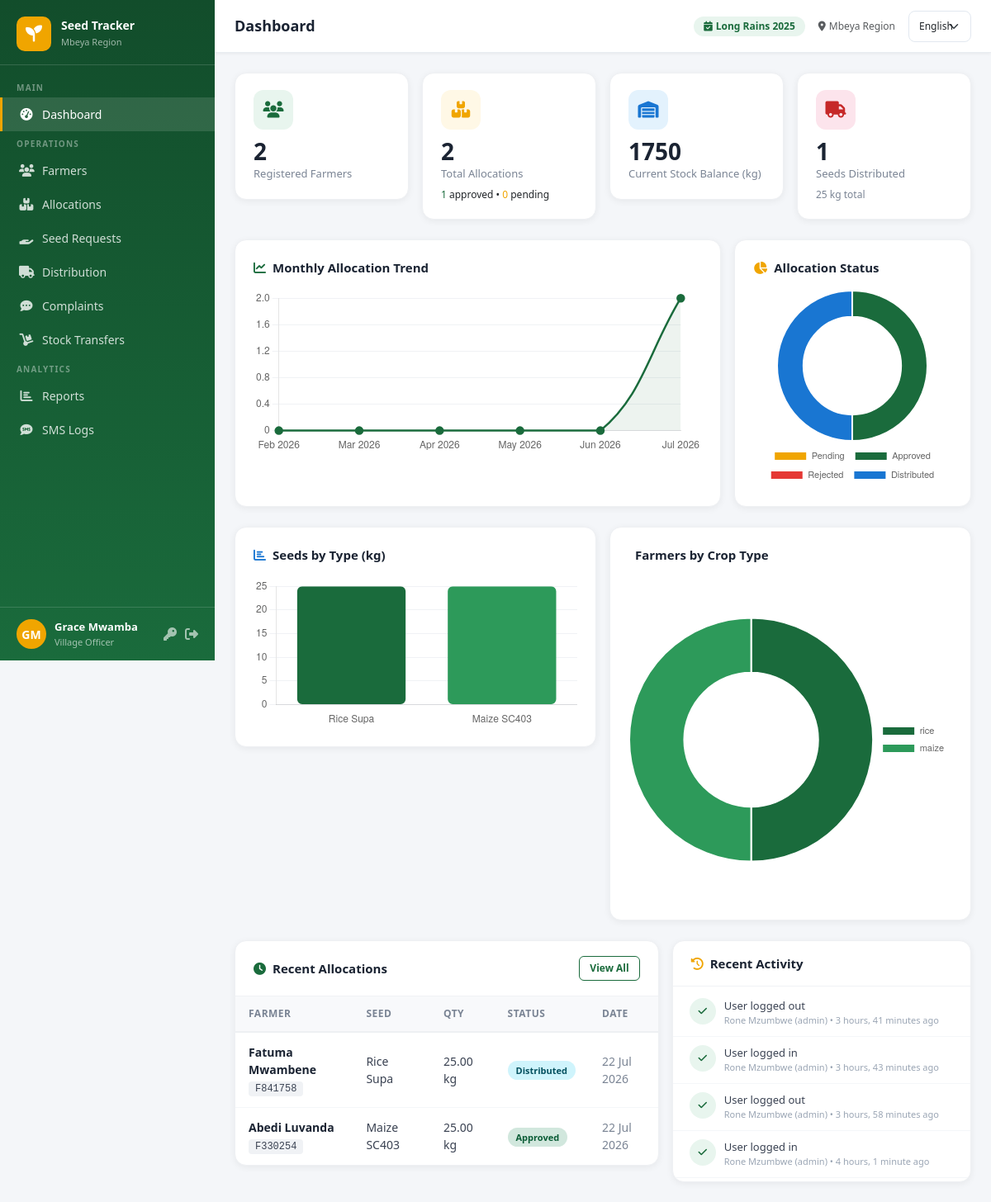
/dashboard/ (signed in), run on an earlier commit of the app's database.
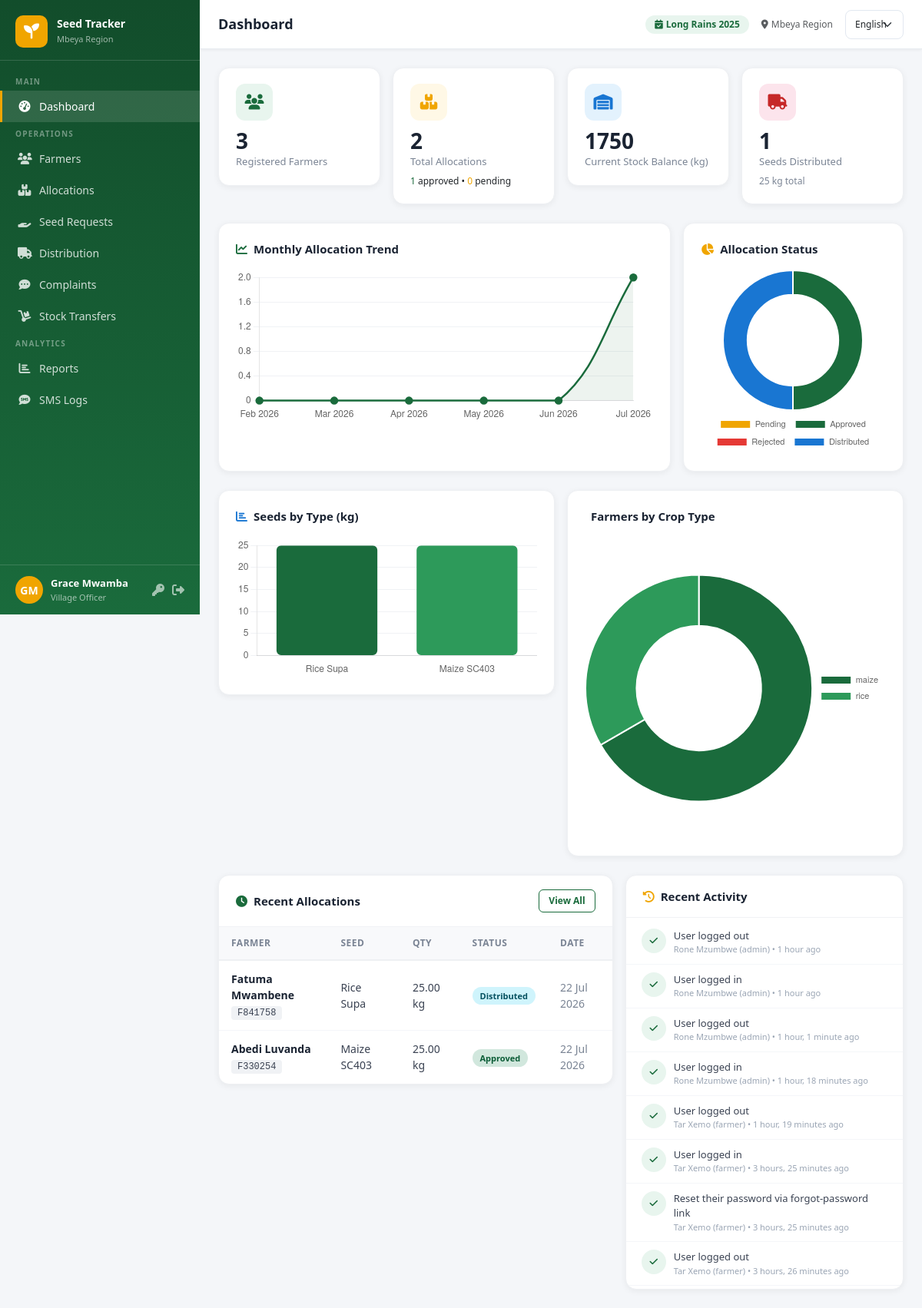
And on a later commit of the database.
### core/models.py (models this page shows, shortened)
class SeedAllocation(models.Model):
    STATUS_CHOICES = [
        ('pending',_('Pending')),('approved',_('Approved')),
        ('rejected',_('Rejected')),('distributed',_('Distributed')),
    ]
    farmer = models.ForeignKey(Farmer, on_delete=models.CASCADE, related_name='allocations')
    seed_type = models.ForeignKey(SeedType, on_delete=models.CASCADE)
    season = models.ForeignKey(FarmingSeasons, on_delete=models.CASCADE)
    quantity_allocated = models.DecimalField(max_digits=10, decimal_places=2)
    status = models.CharField(max_length=20, choices=STATUS_CHOICES, default='pending')
    collection_date = models.DateField(null=True, blank=True)
    collection_location = models.CharField(max_length=200, blank=True)
    requested_by = models.ForeignKey(CustomUser, on_delete=models.SET_NULL, null=True, related_name='requests')
    approved_by = models.ForeignKey(CustomUser, on_delete=models.SET_NULL, null=True, blank=True, related_name='approvals')
    rejection_reason = models.TextField(blank=True)
    sms_sent = models.BooleanField(default=False)
    notes = models.TextField(blank=True)
    created_at = models.DateTimeField(auto_now_add=True)
    updated_at = models.DateTimeField(auto_now=True)
    class Meta:
        unique_together = ('farmer', 'seed_type', 'season')

class Farmer(models.Model):
    STATUS_CHOICES = [('active',_('Active')),('inactive',_('Inactive')),('pending',_('Pending'))]
    farmer_id = models.CharField(max_length=20, unique=True, blank=True)
    first_name = models.CharField(max_length=100)
    last_name = models.CharField(max_length=100)
    phone_number = models.CharField(max_length=20)
    village = models.ForeignKey(Village, on_delete=models.CASCADE, related_name='farmers')
    farm_location = models.CharField(max_length=200, blank=True)
    farm_size = models.DecimalField(max_digits=8, decimal_places=2, null=True, blank=True, help_text='Acres')
    crop_type = models.CharField(max_length=50, choices=CROP_CHOICES, default='maize')
    national_id = models.CharField(max_length=30, blank=True)
    status = models.CharField(max_length=20, choices=STATUS_CHOICES, default='active')
    registered_by = models.ForeignKey(CustomUser, on_delete=models.SET_NULL, null=True, related_name='registered_farmers')
    user = models.OneToOneField(CustomUser, on_delete=models.CASCADE, null=True, blank=True, related_name='farmer_profile')
    created_at = models.DateTimeField(auto_now_add=True)
    updated_at = models.DateTimeField(auto_now=True)
    @property
    def full_name(self): return f"{self.first_name} {self.last_name}"

class SeedType(models.Model):
    name = models.CharField(max_length=100, unique=True)
    description = models.TextField(blank=True)
    unit = models.CharField(max_length=30, default='kg')
    created_at = models.DateTimeField(auto_now_add=True)

class ActivityLog(models.Model):
    user = models.ForeignKey(CustomUser, on_delete=models.SET_NULL, null=True)
    action = models.CharField(max_length=200)
    model_name = models.CharField(max_length=50, blank=True)
    object_id = models.PositiveIntegerField(null=True, blank=True)
    details = models.TextField(blank=True)
    ip_address = models.GenericIPAddressField(null=True, blank=True)
    created_at = models.DateTimeField(auto_now_add=True)

class CustomUser(AbstractUser):
    ROLE_CHOICES = [
        ('admin', _('System Administrator')),
        ('regional', _('Regional Officer')),
        ('district', _('District Officer')),
        ('ward', _('Ward Officer')),
        ('village', _('Village Officer')),
        ('extension', _('Agricultural Extension Officer (Bwana Shamba)')),
        ('farmer', _('Farmer (Mkulima)')),
    ]
    role = models.CharField(max_length=20, choices=ROLE_CHOICES, default='village')
    region = models.ForeignKey(Region, on_delete=models.SET_NULL, null=True, blank=True)
    district = models.ForeignKey(District, on_delete=models.SET_NULL, null=True, blank=True)
    ward = models.ForeignKey(Ward, on_delete=models.SET_NULL, null=True, blank=True)
    village = models.ForeignKey(Village, on_delete=models.SET_NULL, null=True, blank=True)
    phone = models.CharField(max_length=20, blank=True)
    def __str__(self): return f"{self.get_full_name()} ({self.role})"

### core/views.py (the view)
# urls.py: path('dashboard/', views.dashboard, name='dashboard'),
@login_required
def dashboard(request):
    user = request.user
    if user.role == 'farmer':
        return redirect('farmer_dashboard')
    ctx = {}
    farmers_qs = Farmer.objects.all()
    alloc_qs = SeedAllocation.objects.all()
    dist_qs = Distribution.objects.all()
    inv_qs = SeedInventory.objects.all()
    if user.role == 'village':
        farmers_qs = farmers_qs.filter(village=user.village)
        alloc_qs = alloc_qs.filter(farmer__village=user.village)
        dist_qs = dist_qs.filter(allocation__farmer__village=user.village)
        ctx['pending_fulfillments'] = SeedRequest.objects.filter(farmer__village=user.village, status='verified').count()
    elif user.role in ('ward', 'extension'):
        farmers_qs = farmers_qs.filter(village__ward=user.ward)
        alloc_qs = alloc_qs.filter(farmer__village__ward=user.ward)
        dist_qs = dist_qs.filter(allocation__farmer__village__ward=user.ward)
    elif user.role == 'district':
        farmers_qs = farmers_qs.filter(village__ward__district=user.district)
        alloc_qs = alloc_qs.filter(farmer__village__ward__district=user.district)
        dist_qs = dist_qs.filter(allocation__farmer__village__ward__district=user.district)
    elif user.role == 'regional':
        farmers_qs = farmers_qs.filter(village__ward__district__region=user.region)
        alloc_qs = alloc_qs.filter(farmer__village__ward__district__region=user.region)
        dist_qs = dist_qs.filter(allocation__farmer__village__ward__district__region=user.region)
        inv_qs = inv_qs.filter(region=user.region)
    ctx['total_farmers'] = farmers_qs.count()
    ctx['total_allocations'] = alloc_qs.count()
    ctx['approved_allocations'] = alloc_qs.filter(status='approved').count()
    ctx['pending_allocations'] = alloc_qs.filter(status='pending').count()
    ctx['distributed'] = dist_qs.count()
    if user.role in ('district', 'ward', 'village'):
        ctx['total_seeds_received'] = total_balance_for_user(user)
        ctx['stock_label'] = _('Current Stock Balance (kg)')
    elif user.role == 'extension':
        ctx['total_seeds_received'] = SeedRequest.objects.filter(farmer__village__ward=user.ward, status='submitted').count()
        ctx['stock_label'] = _('Pending Seed Requests')
    else:
        ctx['total_seeds_received'] = inv_qs.aggregate(t=Sum('quantity'))['t'] or 0
        ctx['stock_label'] = _('Total Seeds Received (kg)')
    ctx['total_seeds_distributed'] = dist_qs.aggregate(t=Sum('quantity_distributed'))['t'] or 0
    seed_alloc = alloc_qs.filter(status__in=['approved','distributed']).values('seed_type__name').annotate(total=Sum('quantity_allocated')).order_by('-total')[:8]
    ctx['seed_alloc_labels'] = json.dumps([x['seed_type__name'] for x in seed_alloc])
    ctx['seed_alloc_data'] = json.dumps([float(x['total']) for x in seed_alloc])
    months = []
    month_counts = []
    for i in range(5, -1, -1):
        d = timezone.now() - timedelta(days=30*i)
        count = alloc_qs.filter(created_at__year=d.year, created_at__month=d.month).count()
        months.append(d.strftime('%b %Y'))
        month_counts.append(count)
    ctx['month_labels'] = json.dumps(months)
    ctx['month_counts'] = json.dumps(month_counts)
    crops = farmers_qs.values('crop_type').annotate(cnt=Count('id')).order_by('-cnt')
    ctx['crop_labels'] = json.dumps([x['crop_type'] for x in crops])
    ctx['crop_data'] = json.dumps([x['cnt'] for x in crops])
    statuses = alloc_qs.values('status').annotate(cnt=Count('id'))
    status_map = {x['status']: x['cnt'] for x in statuses}
    ctx['status_data'] = json.dumps([
        status_map.get('pending',0), status_map.get('approved',0),
        status_map.get('rejected',0), status_map.get('distributed',0)
    ])
    ctx['recent_activities'] = ActivityLog.objects.order_by('-created_at')[:8]
    ctx['recent_allocations'] = alloc_qs.order_by('-created_at')[:5]
    active_season = FarmingSeasons.objects.filter(is_active=True).first()
    ctx['active_season'] = active_season
    return render(request, 'core/dashboard.html', ctx)

### core/stock.py (called while the page is built)
def _sum(qs, field):
    return qs.aggregate(t=Sum(field))['t'] or Decimal('0')

def village_received(seed_type, village):
    if village is None:
        return Decimal('0')
    return _sum(StockTransfer.objects.filter(seed_type=seed_type, level='ward_to_village', to_village=village, status='approved'), 'quantity')

def village_balance(seed_type, village):
    if village is None:
        return Decimal('0')
    allocated = _sum(SeedAllocation.objects.filter(seed_type=seed_type, farmer__village=village, status__in=ALLOCATION_RESERVED_STATUSES), 'quantity_allocated')
    return village_received(seed_type, village) - allocated

def balance_for_user(seed_type, user):
    fn = BALANCE_FN_BY_ROLE.get(user.role)
    return fn(seed_type, user) if fn else Decimal('0')

def total_balance_for_user(user):
    return sum((balance_for_user(st, user) for st in SeedType.objects.all()), Decimal('0'))

### templates/core/dashboard.html (shortened to what the changed rows need)
{% extends 'base.html' %}
{% load i18n %}
{% block page_title %}{% trans "Dashboard" %}{% endblock %}
{% block content %}
<div class="row g-3 mb-4">
  <div class="col-sm-6 col-xl-3">
    <div class="stat-card">
      <div class="stat-icon" style="background:#e8f5ee;color:#1a6b3c"><i class="fas fa-users"></i></div>
      <div class="stat-value">{{ total_farmers }}</div>
      <div class="stat-label">{% trans "Registered Farmers" %}</div>
    </div>
  </div>
</div>
<div class="row g-3 mb-4">
  <div class="col-lg-6">
    <div class="chart-card">
      <div class="chart-title">{% trans "Farmers by Crop Type" %}</div>
      <canvas id="cropChart" height="140"></canvas>
    </div>
  </div>
</div>
<div class="row g-3">
  <div class="col-lg-7">
    <div class="table-card">
      <div class="table-responsive">
        <table class="data-table">
          <thead><tr><th>{% trans "Farmer" %}</th><th>{% trans "Seed" %}</th><th>{% trans "Qty" %}</th><th>{% trans "Status" %}</th><th>{% trans "Date" %}</th></tr></thead>
          <tbody>
            {% for a in recent_allocations %}
            <tr>
              <td>
                <a href="{% url 'allocation_detail' a.pk %}" style="text-decoration:none;color:#1a2332;font-weight:600">{{ a.farmer.full_name }}</a>
                <br><span class="farmer-id">{{ a.farmer.farmer_id }}</span>
              </td>
              <td>{{ a.seed_type.name }}</td>
              <td>{{ a.quantity_allocated }} {{ a.seed_type.unit }}</td>
              <td><span class="badge-status badge-{{ a.status }}">{{ a.get_status_display }}</span></td>
              <td style="color:#7a8494">{{ a.created_at|date:"d M Y" }}</td>
            </tr>
            {% empty %}
            <tr><td colspan="5" class="text-center text-muted py-4">{% trans "No allocations yet" %}</td></tr>
            {% endfor %}
          </tbody>
        </table>
      </div>
    </div>
  </div>
  <div class="col-lg-5">
    <div class="table-card">
      <div style="padding: 4px 0;">
        {% for log in recent_activities %}
        <div style="padding: 10px 20px; border-bottom: 1px solid #f4f6f9; display:flex; gap:10px; align-items:flex-start;">
          <div style="width:32px;height:32px;border-radius:50%;background:#e8f5ee;display:flex;align-items:center;justify-content:center;flex-shrink:0;">
            <i class="fas fa-check" style="color:#1a6b3c;font-size:12px"></i>
          </div>
          <div>
            <div style="font-size:13px;color:#3a4252">{{ log.action }}</div>
            <div style="font-size:11px;color:#9aa5b4">{{ log.user }} &bull; {{ log.created_at|timesince }} ago</div>
          </div>
        </div>
        {% empty %}
        <div class="text-center text-muted py-4">{% trans "No activity yet" %}</div>
        {% endfor %}
      </div>
    </div>
  </div>
</div>
{% endblock %}
{% block extra_js %}
<script>
const GREEN = '#1a6b3c', AMBER = '#f0a500', BLUE = '#1976d2', RED = '#e53935';
const COLORS = [GREEN,'#2d9a5a','#43c278','#78d9a2',AMBER,'#f8c842',BLUE,'#64b5f6'];
// Month chart
new Chart(document.getElementById('monthChart'), {
  type: 'line',
  data: {
    labels: {{ month_labels|safe }},
    datasets: [{ label: 'Allocations', data: {{ month_counts|safe }},
      borderColor: GREEN, backgroundColor: 'rgba(26,107,60,.08)',
      borderWidth: 2.5, pointBackgroundColor: GREEN, pointRadius: 4, fill: true, tension: .4 }]
  },
  options: { plugins: { legend: { display: false }}, scales: { y: { beginAtZero: true, grid: { color: '#f0f2f5' }}, x: { grid: { display: false }}}}
});
// Status donut
new Chart(document.getElementById('statusChart'), {
  type: 'doughnut',
  data: {
    labels: ['Pending','Approved','Rejected','Distributed'],
    datasets: [{ data: {{ status_data|safe }}, backgroundColor: [AMBER, GREEN, RED, BLUE], borderWidth: 2, borderColor: '#fff' }]
  },
  options: { plugins: { legend: { position: 'bottom', labels: { font: { size: 11 }, padding: 12 }}}, cutout: '65%' }
});
// Seed type bar
new Chart(document.getElementById('seedChart'), {
  type: 'bar',
  data: {
    labels: {{ seed_alloc_labels|safe }},
    datasets: [{ label: 'kg Allocated', data: {{ seed_alloc_data|safe }},
      backgroundColor: COLORS, borderRadius: 6, borderSkipped: false }]
  },
  options: { plugins: { legend: { display: false }}, scales: { y: { beginAtZero: true, grid: { color: '#f0f2f5' }}, x: { grid: { display: false }}}}
});
// Crop type donut
new Chart(document.getElementById('cropChart'), {
  type: 'doughnut',
  data: {
    labels: {{ crop_labels|safe }},
    datasets: [{ data: {{ crop_data|safe }}, backgroundColor: COLORS, borderWidth: 2, borderColor: '#fff' }]
  },
  options: { plugins: { legend: { position: 'right', labels: { font: { size: 11 }, padding: 10 }}}, cutout: '55%' }
});
</script>
{% endblock %}

What changed in the data, as far as the page shows it:
no longer on this page (row unchanged): ActivityLog: action "User logged out", user "Rone Mzumbwe (admin)", created_at "3 hours, 41 minutes"
no longer on this page (row unchanged): ActivityLog: action "User logged in", user "Rone Mzumbwe (admin)", created_at "3 hours, 43 minutes"
no longer on this page (row unchanged): ActivityLog: action "User logged out", user "Rone Mzumbwe (admin)", created_at "3 hours, 58 minutes"
no longer on this page (row unchanged): ActivityLog: action "User logged in", user "Rone Mzumbwe (admin)", created_at "4 hours, 1 minute"
added ActivityLog: action "User logged out", user "Rone Mzumbwe (admin)", created_at "1 hour"
added ActivityLog: action "User logged in", user "Rone Mzumbwe (admin)", created_at "1 hour"
added ActivityLog: action "User logged out", user "Rone Mzumbwe (admin)", created_at "1 hour, 1 minute"
added ActivityLog: action "User logged in", user "Rone Mzumbwe (admin)", created_at "1 hour, 18 minutes"
added ActivityLog: action "User logged out", user "Tar Xemo (farmer)", created_at "1 hour, 19 minutes"
added ActivityLog: action "User logged in", user "Tar Xemo (farmer)", created_at "3 hours, 25 minutes"
added ActivityLog: action "Reset their password via forgot-password link", user "Tar Xemo (farmer)", created_at "3 hours, 25 minutes"
added ActivityLog: action "User logged out", user "Tar Xemo (farmer)", created_at "3 hours, 26 minutes"
Also different on the page:
{{ total_farmers }}: "2" → "3"
chart data {{ crop_labels|safe }}: ["rice", "maize"] → ["maize", "rice"]
chart data {{ crop_data|safe }}: [1, 1] → [2, 1]
